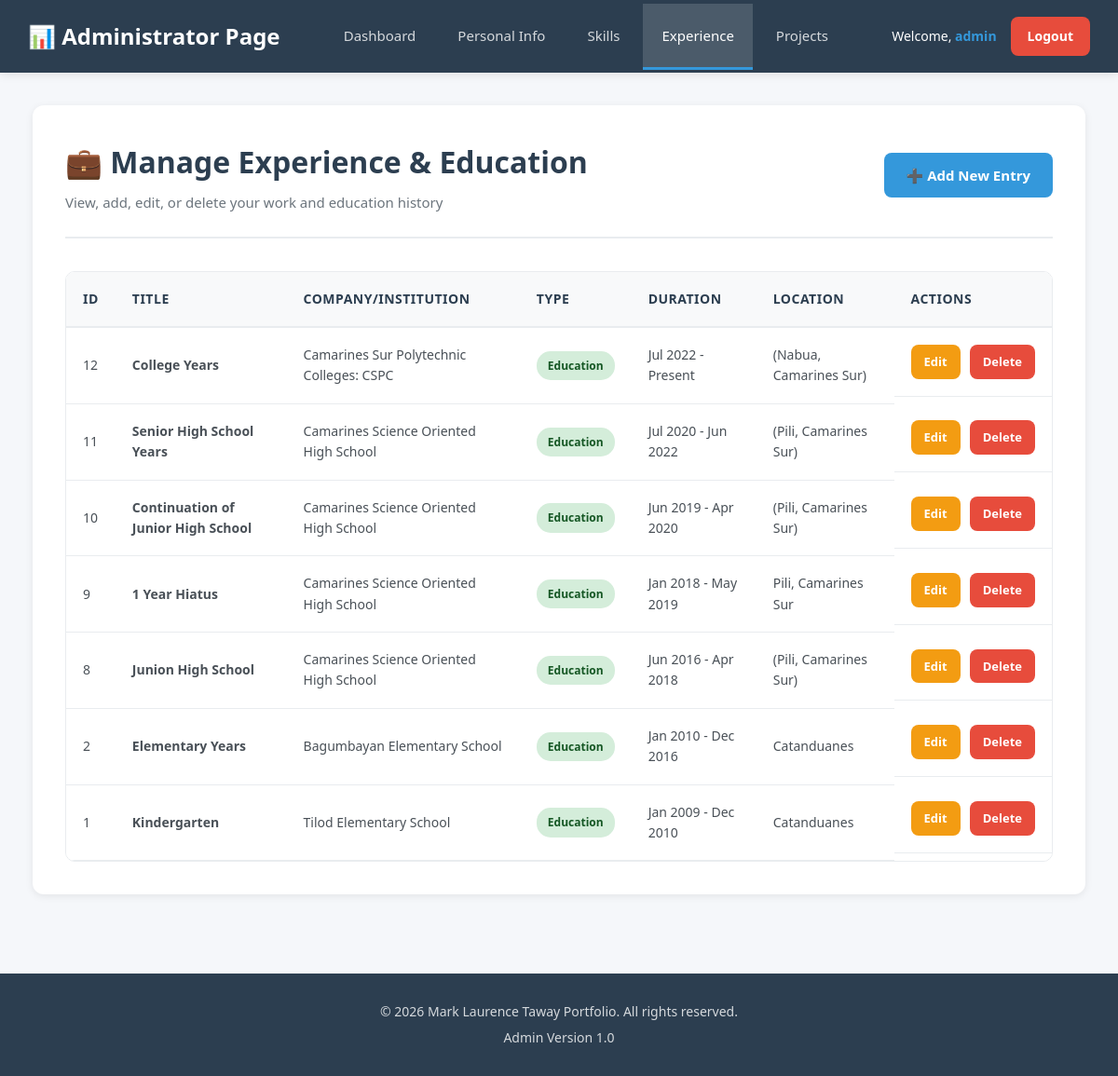
The app's page /admin/manage_experience.php (signed in) with its own data.
### tables this page shows
CREATE TABLE `experience` (
  `id` int(11) NOT NULL,
  `title` varchar(150) NOT NULL,
  `company_institution` varchar(150) NOT NULL,
  `location` varchar(100) DEFAULT NULL,
  `start_date` date NOT NULL,
  `end_date` date DEFAULT NULL,
  `description` text DEFAULT NULL,
  `type` enum('work','education') NOT NULL,
  `created_at` timestamp NOT NULL DEFAULT current_timestamp(),
  `updated_at` timestamp NOT NULL DEFAULT current_timestamp() ON UPDATE current_timestamp()
);

### admin/manage_experience.php (the view, shortened to what this page needs)
<?php
include 'header.php';
$result = $conn->query("SELECT * FROM experience ORDER BY start_date DESC");
?>
<div class="page-content">
    <div class="page-header">
        <div>
            <h1>💼 Manage Experience & Education</h1>
            <p>View, add, edit, or delete your work and education history</p>
        </div>
        <a href="add_edit_experience.php" class="btn btn-primary">➕ Add New Entry</a>
    </div>
    <div class="table-container">
        <?php if ($result->num_rows > 0): ?>
            <table class="admin-table">
                <thead>
                    <tr>
                        <th>ID</th>
                        <th>Title</th>
                        <th>Company/Institution</th>
                        <th>Type</th>
                        <th>Duration</th>
                        <th>Location</th>
                        <th>Actions</th>
                    </tr>
                </thead>
                <tbody>
                    <?php while ($row = $result->fetch_assoc()): ?>
                        <tr>
                            <td><?php echo $row['id']; ?></td>
                            <td><strong><?php echo htmlspecialchars($row['title']); ?></strong></td>
                            <td><?php echo htmlspecialchars($row['company_institution']); ?></td>
                            <td>
                                <span class="badge badge-<?php echo $row['type']; ?>">
                                    <?php echo ucfirst($row['type']); ?>
                                </span>
                            </td>
                            <td>
                                <?php
                                    $start = date('M Y', strtotime($row['start_date']));
                                    $end = $row['end_date'] ? date('M Y', strtotime($row['end_date'])) : 'Present';
                                    echo "$start - $end";
                                ?>
                            </td>
                            <td><?php echo htmlspecialchars($row['location']); ?></td>
                            <td class="action-buttons">
                                <a href="add_edit_experience.php?id=<?php echo $row['id']; ?>" class="btn btn-sm btn-edit">Edit</a>
                                <a href="delete_experience.php?id=<?php echo $row['id']; ?>"
                                   class="btn btn-sm btn-delete"
                                   onclick="return confirm('Are you sure you want to delete this entry?')">Delete</a>
                            </td>
                        </tr>
                    <?php endwhile; ?>
                </tbody>
            </table>
        <?php endif; ?>
    </div>
</div>
<?php include 'footer.php'; ?>

### admin/admin_style.css (style rules this page uses)
* { margin: 0; padding: 0; box-sizing: border-box; }
body { font-family: 'Segoe UI', Tahoma, Geneva, Verdana, sans-serif; background: #f5f7fa; color: #2c3e50; line-height: 1.6; }
.page-content { background: white; border-radius: 12px; padding: 35px; box-shadow: 0 2px 8px rgba(0, 0, 0, 0.08); }
.page-header { display: flex; justify-content: space-between; align-items: center; margin-bottom: 35px; padding-bottom: 25px; border-bottom: 2px solid #e9ecef; }
.page-header h1 { font-size: 32px; color: #2c3e50; margin-bottom: 5px; }
.page-header p { color: #6c757d; margin-top: 5px; font-size: 15px; }
.table-container { overflow-x: auto; border-radius: 10px; border: 1px solid #e9ecef; }
.admin-table { width: 100%; border-collapse: collapse; background: white; }
.admin-table thead { background: #f8f9fa; }
.admin-table th { padding: 18px; text-align: left; font-weight: 600; color: #2c3e50; border-bottom: 2px solid #e9ecef; font-size: 14px; text-transform: uppercase; letter-spacing: 0.5px; }
.admin-table td { padding: 18px; border-bottom: 1px solid #e9ecef; font-size: 14px; color: #495057; }
.admin-table tbody tr { transition: background 0.2s ease; }
.action-buttons { display: flex; gap: 10px; }
.btn { padding: 12px 24px; border: none; border-radius: 8px; font-size: 15px; font-weight: 600; cursor: pointer; text-decoration: none; display: inline-block; transition: all 0.3s ease; text-align: center; }
.btn-primary { background: #3498db; color: white; }
.btn-sm { padding: 8px 14px; font-size: 13px; }
.btn-edit { background: #f39c12; color: white; }
.btn-delete { background: #e74c3c; color: white; }
.badge { display: inline-block; padding: 6px 12px; border-radius: 15px; font-size: 12px; font-weight: 600; background: #e9ecef; color: #495057; }
.badge-education { background: #d4edda; color: #155724; }

### admin/header.php (style rules this page uses)
body { font-family: 'Segoe UI', Tahoma, Geneva, Verdana, sans-serif; background: #f5f7fa; margin: 0; padding: 0; }

### records on screen
experience: id "12", title "College Years", company_institution "Camarines Sur Polytechnic Colleges: CSPC", type "Education", start_date "Jul 2022", end_date "Present", location "(Nabua, Camarines Sur)"
experience: id "11", title "Senior High School Years", company_institution "Camarines Science Oriented High School", type "Education", start_date "Jul 2020", end_date "Jun 2022", location "(Pili, Camarines Sur)"
experience: id "10", title "Continuation of Junior High School", company_institution "Camarines Science Oriented High School", type "Education", start_date "Jun 2019", end_date "Apr 2020", location "(Pili, Camarines Sur)"
experience: id "9", title "1 Year Hiatus", company_institution "Camarines Science Oriented High School", type "Education", start_date "Jan 2018", end_date "May 2019", location "Pili, Camarines Sur"
experience: id "8", title "Junion High School", company_institution "Camarines Science Oriented High School", type "Education", start_date "Jun 2016", end_date "Apr 2018", location "(Pili, Camarines Sur)"
experience: id "2", title "Elementary Years", company_institution "Bagumbayan Elementary School", type "Education", start_date "Jan 2010", end_date "Dec 2016", location "Catanduanes"
experience: id "1", title "Kindergarten", company_institution "Tilod Elementary School", type "Education", start_date "Jan 2009", end_date "Dec 2010", location "Catanduanes"

### other values on screen
$_SESSION['username'] "admin"
